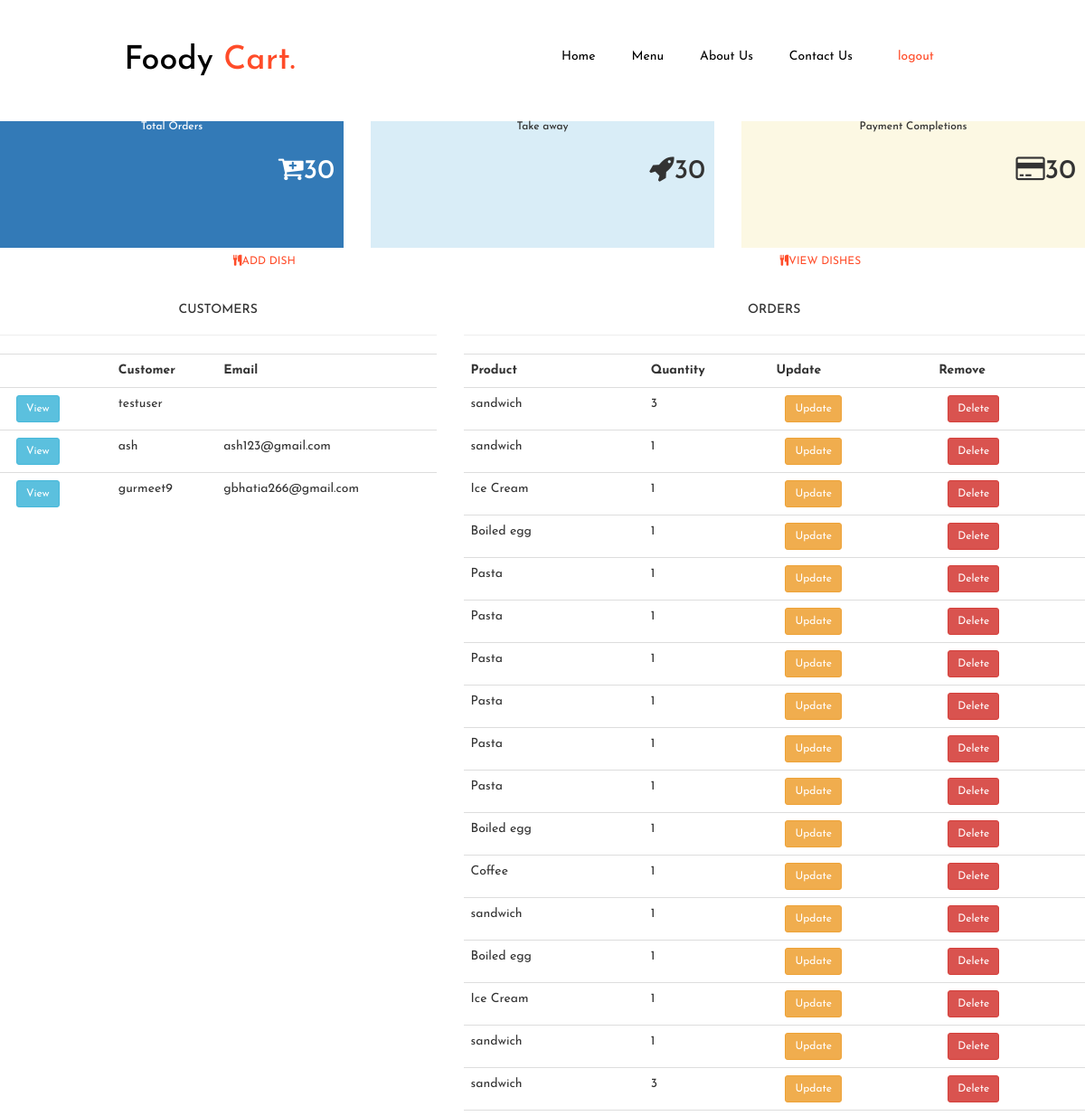
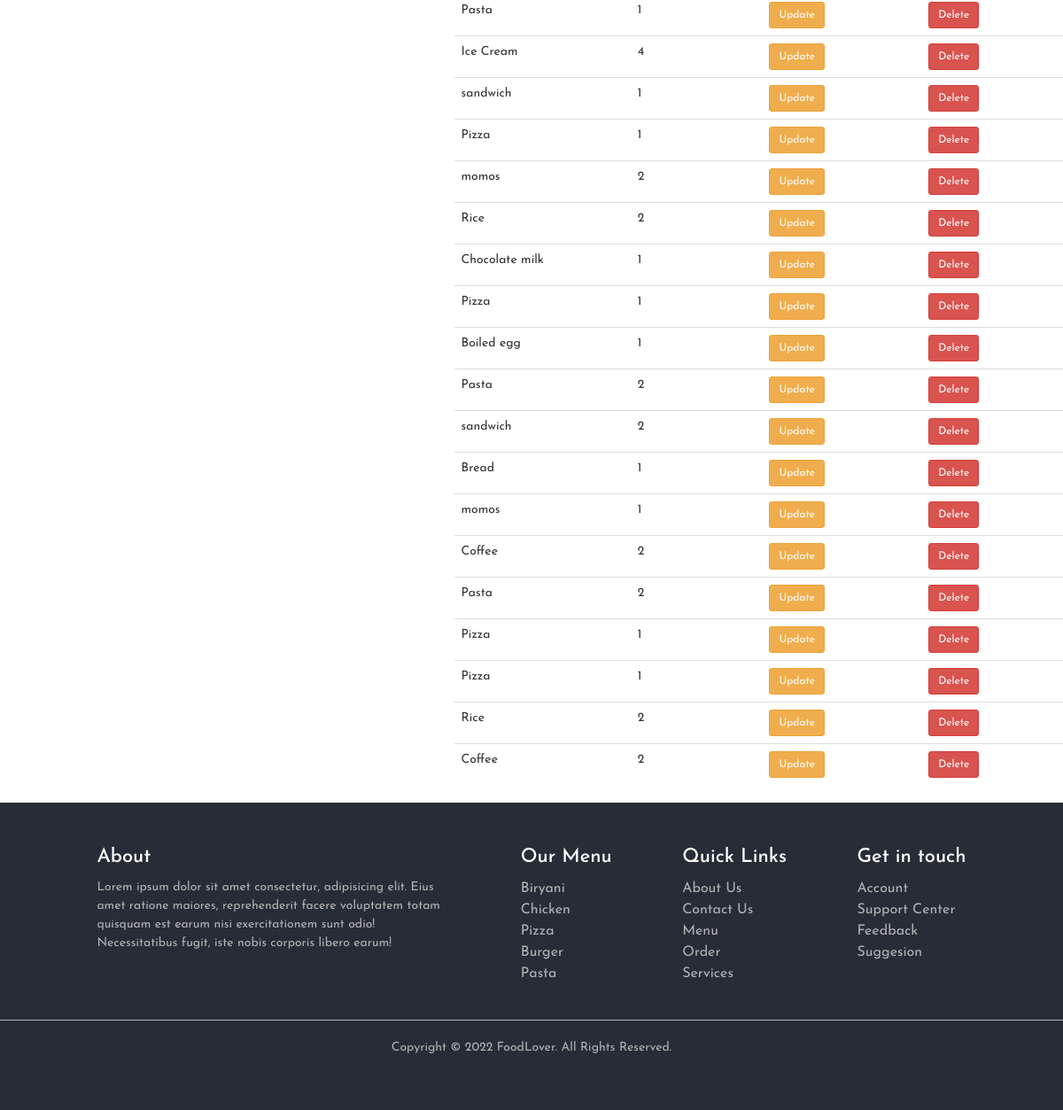
Page /dashboard/ (signed in) on the earlier database version (2 pictures, top to bottom).
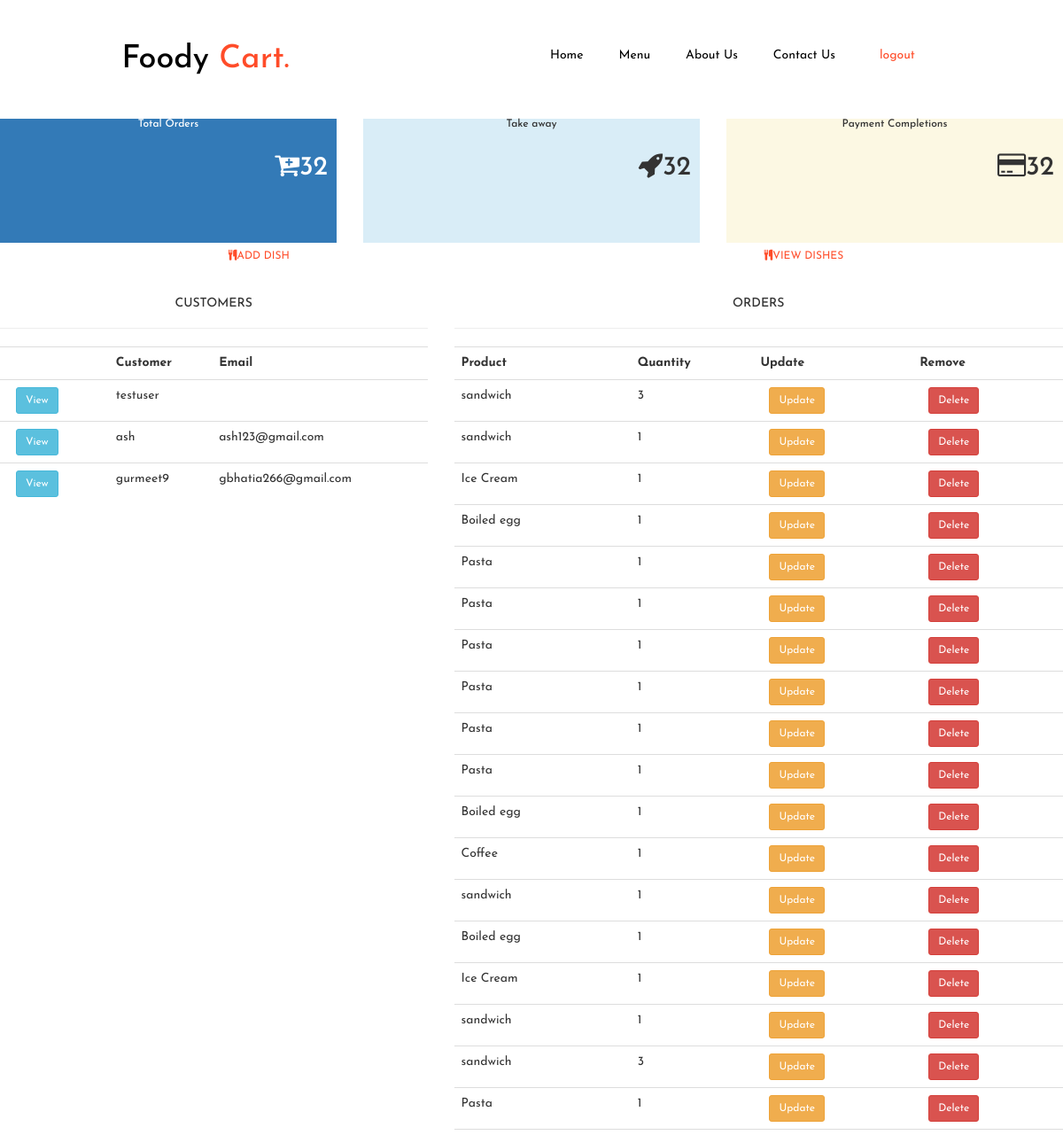
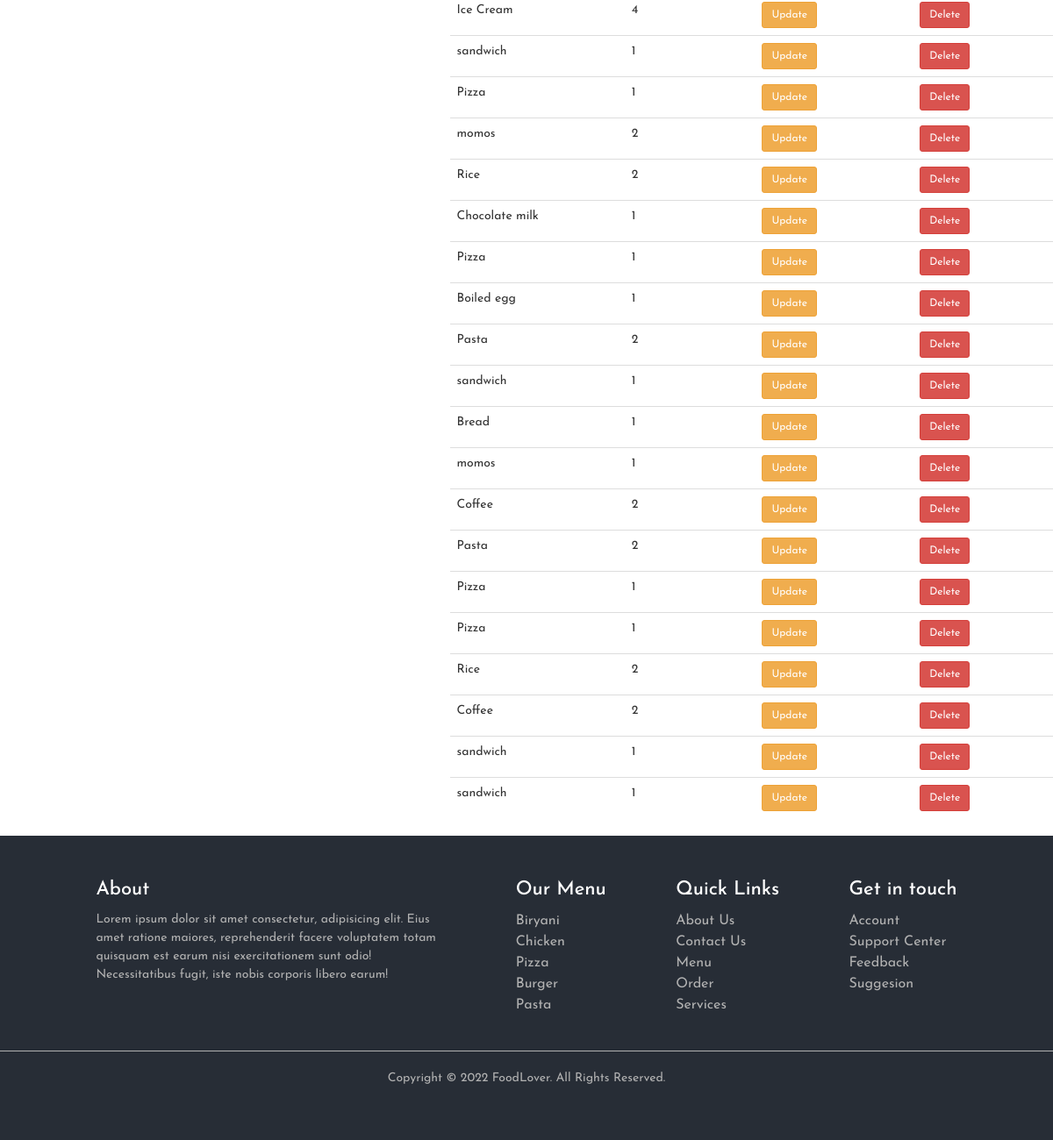
Same page on the later database version (2 pictures, top to bottom).
### acc_profile/models.py (models this page shows, shortened)
class Customer(models.Model):
    user=models.OneToOneField(User,on_delete=models.CASCADE)
    name=models.CharField(max_length=200)
    email=models.EmailField(max_length=100)

### ordering/models.py (models this page shows, shortened)
class cart(models.Model):
    user=models.ForeignKey(Customer,on_delete=models.SET_NULL,null=True,blank=True)
    product=models.ForeignKey(Product,on_delete=models.SET_NULL,null=True,blank=True)
    quantity=models.IntegerField(default=1)
    complete=models.BooleanField(default=False)
    def __str__(self):
        return self.product.name

class Product(models.Model):
    options=(("Breakfast","Breakfast"),
    ("Lunch","Lunch"),
    ("Todayspl","Todayspl"),)
    name=models.CharField(max_length=100)
    price=models.DecimalField(max_digits=7,decimal_places=2)
    category=models.CharField(max_length=10,choices=options)
    description=models.TextField(max_length=500)
    image=models.ImageField(null=True,blank=True)

### ordering/decorators.py (the view)
    def wrapper_func(request, *args, **kwargs):
        if not request.user.is_staff:
            return redirect('menu')
        else:
            return view_func(request, *args, **kwargs)

### ordering/models.py (called while the page is built)
    def __str__(self):
        return self.customer.name

### ordering/views.py (called while the page is built)
@admin_only
def Dashboard(request):
    orders_info = order_info.objects.all()
    print(orders_info)
    carts = cart.objects.all()
    print(carts)
    products = Product.objects.all()
    customers = Customer.objects.all()
    total_customer = customers.count()
    total_order = orders_info.count()
    take_away = orders_info.filter(take_away="True").count()
    payment = orders_info.filter(complete="True").count()
    context = {"orders_info": orders_info, "carts": carts, "products": products, "customers": customers,
               "total_customer": total_customer, "total_order": total_order, "take_away": take_away, "payment": payment}
    return render(request, "ordering/dashboard.html", context)

### ordering/templates/ordering/dashboard.html (shortened to what this page needs)
{% extends "acc_profile/base.html" %}
{% load static %}
{% block content %}
<div class="col" class="container">
    <div class="row">
        <div class="col-md-4 col-xl-4">
            <div class="card bg-c-blue order-card">
                <div id="b" style="height: 140px;" class="card-block rounded m-1 bg-primary">
                    <h6 class="m-b-20  text-center my-2 border-end border-info">Total Orders</h6>
                    <h2 style="margin-right: 1rem;" class="text-right "><i class="fa fa-cart-plus f-left "></i><span>{{total_order}}</span></h2>
                </div>
            </div>
        </div>
        <div class="col-md-4 col-xl-4">
            <div class="card bg-c-green order-card">
                <div style="height: 140px;" class="card-block rounded m-1 bg-info">
                    <h6 class="m-b-20 text-center my-2 border-end ">Take away</h6>
                    <h2 style="margin-right: 1rem;" class="text-right "><i class="fa fa-rocket f-left"></i><span>{{take_away}}</span></h2>
                </div>
            </div>
        </div>
        <div class="col-md-4 col-xl-4">
            <div class="card bg-c-pink order-card">
                <div style="height: 140px;" class="card-block rounded m-1 bg-warning">
                    <h6 class="m-b-20 text-center my-2 border-end ">Payment Completions</h6>
                    <h2 style="margin-right: 1rem;"  class="text-right r"><i class="fa fa-credit-card f-left"></i><span>{{payment}}</span></h2>
                </div>
            </div>
        </div>
    </div>
<div class="row">
    <div class="col-sm-6 text-center">
        <div class="card bg-secondary col-md">
            <div class=" card card-body">
            <a href="{% url 'add_product' %}" class="btn btn-sm btn-outline-info"><i class="fa fa-cutlery f-left"></i>ADD DISH</a>
            </div>
        </div>
    </div>
    <div class="col-sm-6 text-center">
        <div class="card bg-secondary col-md">
            <div class=" card card-body">
                <a href="{% url 'view_product' %}" class="btn btn-sm btn-outline-info"><i class="fa fa-cutlery f-left"></i>VIEW DISHES</a>
            </div>
        </div>
    </div>
</div>
<br>
<div class="row">
    <div class="col-md-5">
        <h5 style="text-align: center;">CUSTOMERS</h5>
        <hr>
        <div class="card card-body">
            <table class="table table-sm">
                <tr>
                    <th></th>
                    <th>Customer</th>
                    <th>Email</th>
                </tr>
                {% for customer in customers %}
                <tr>
                    <td><a href="{% url 'customer' customer.id %}" class="btn btn-sm btn-info  ">View</a></td>
                    <td>{{customer.name}}</td>
                    <td>{{customer.email}}</td>
                </tr>
                {% endfor %}
            </table>
        </div>
    </div>
    <div class="col-md-7">
        <h5 style="text-align: center;">ORDERS</h5>
        <hr>
        <div class="card card-body">
            <table class="table table-sm">
                <tr>
                    <th>Product</th>
                    <th>Quantity</th>
                    <th>Update</th>
                    <th>Remove</th>
                </tr>
                {% for order in orders_info  %}
                {%for cart in order.products.all %}
                <tr>
                    <td>{{cart.product.name}}</td>
                    <td>{{cart.quantity}}</td>
                    <td><a class="btn btn-sm btn-warning" href="{% url 'update_order' cart.id %}">Update</a></td>
                    <td><a class="btn btn-sm btn-danger" href="{% url 'delete_order' order.id cart.id %}">Delete</a></td>
                </tr>
                {% endfor %}
                {% endfor %}
            </table>
        </div>
    </div>
</div>
{% endblock %}

Differences in the rows shown:
changed cart (number 28 of 35 on the later page): quantity "2" → "1"
added order_info: cart (product.name "sandwich", quantity "1")
added cart: product.name "sandwich", quantity "1"
Other differences:
{{ total_order }}: "30" → "32"
{{ take_away }}: "30" → "32"
{{ payment }}: "30" → "32"
